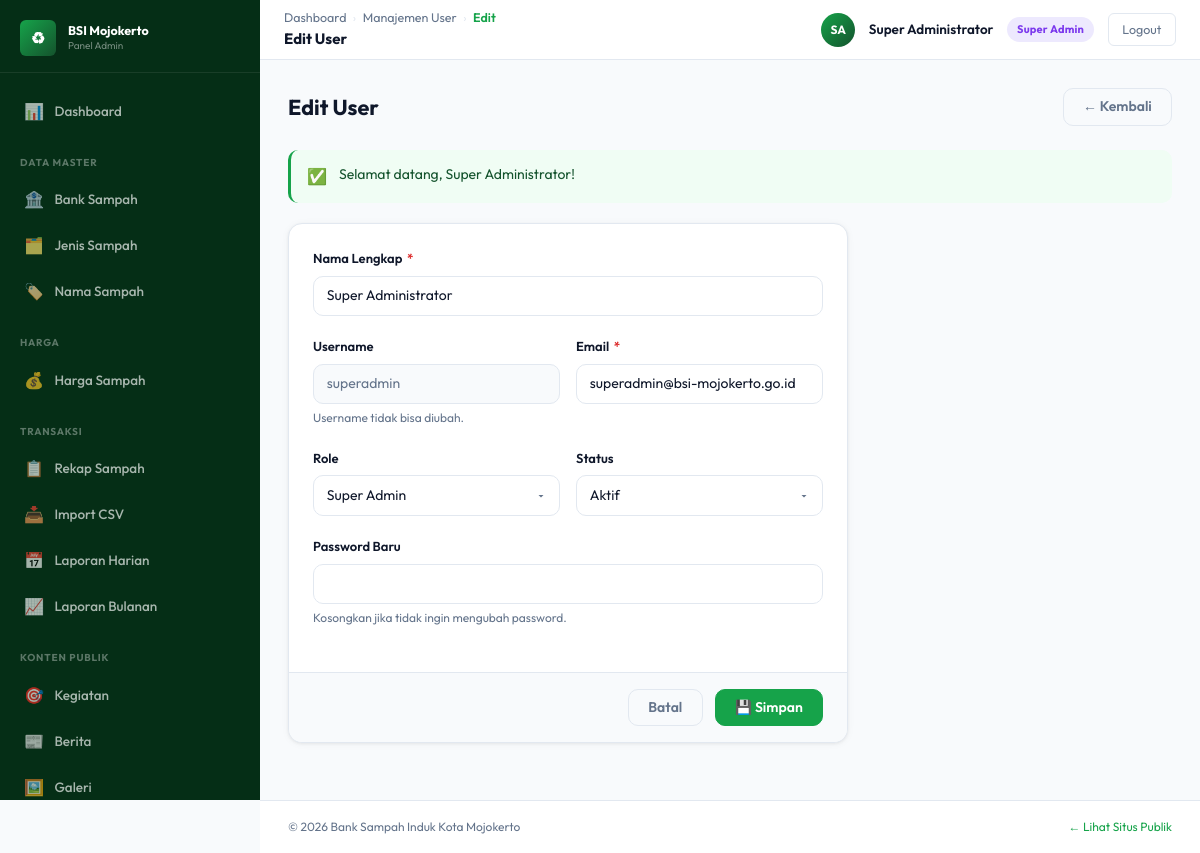
/admin/users/edit.php?id=1 (signed in), run on the app's committed database.
### tables this page shows
CREATE TABLE `users` (
  `id` int UNSIGNED NOT NULL,
  `nama` varchar(100) NOT NULL,
  `username` varchar(50) NOT NULL,
  `email` varchar(100) NOT NULL,
  `password` varchar(255) NOT NULL,
  `role` enum('admin_data','admin_operasional','super_admin') NOT NULL DEFAULT 'admin_data',
  `foto` varchar(255) DEFAULT NULL,
  `dibuat_oleh` int UNSIGNED DEFAULT NULL,
  `aktif` tinyint(1) NOT NULL DEFAULT '1',
  `last_login` timestamp NULL DEFAULT NULL,
  `created_at` timestamp NOT NULL DEFAULT CURRENT_TIMESTAMP,
  `updated_at` timestamp NULL DEFAULT NULL ON UPDATE CURRENT_TIMESTAMP
);

### core/Request.php (called while the page is built, shortened)
<?php
class Request
{
    public static function int(string $key, string $source = 'post', int $default = 0): int
    {
        $raw = $source === 'get' ? ($_GET[$key] ?? null) : ($_POST[$key] ?? null);
        $val = filter_var($raw, FILTER_VALIDATE_INT);
        return $val === false ? $default : (int)$val;
    }
}

### core/Database.php (called while the page is built, shortened)
<?php
class Database
{
    private static ?PDO $instance = null;
    public static function getInstance(): PDO
    {
        if (self::$instance === null) {
            $dsn = sprintf(
                'mysql:host=%s;port=%s;dbname=%s;charset=utf8mb4',
                DB_HOST, DB_PORT, DB_NAME
            );
            self::$instance = new PDO($dsn, DB_USER, DB_PASS, [
                PDO::ATTR_ERRMODE            => PDO::ERRMODE_EXCEPTION,
                PDO::ATTR_DEFAULT_FETCH_MODE => PDO::FETCH_ASSOC,
                PDO::ATTR_EMULATE_PREPARES   => false,
                PDO::MYSQL_ATTR_INIT_COMMAND => "SET NAMES utf8mb4 COLLATE utf8mb4_unicode_ci",
            ]);
        }
        return self::$instance;
    }
    public static function queryOne(string $sql, array $params = []): array|false
    {
        $stmt = self::getInstance()->prepare($sql);
        $stmt->execute($params);
        return $stmt->fetch();
    }
}

### models/UserModel.php (called while the page is built, shortened)
<?php
require_once dirname(__DIR__) . '/config/database.php';
function user_findById(int $id): array|false {
    return Database::queryOne("SELECT * FROM users WHERE id = ? LIMIT 1", [$id]);
}

### admin/users/edit.php (the view, shortened to what this page needs)
<?php
require_once dirname(__DIR__, 2) . '/config/database.php';
require_once dirname(__DIR__, 2) . '/core/Helper.php';
require_once dirname(__DIR__, 2) . '/core/Request.php';
require_once dirname(__DIR__, 2) . '/models/UserModel.php';
$id  = Request::int('id','get');
$row = $id > 0 ? user_findById($id) : false;
require_once dirname(__DIR__, 2) . '/templates/admin/header.php';
require_once dirname(__DIR__, 2) . '/templates/admin/sidebar.php';
require_once dirname(__DIR__, 2) . '/templates/admin/topbar.php';
?>
<div class="page-header"><div><h1 class="page-title">Edit User</h1></div><a href="index.php" class="btn btn-outline">← Kembali</a></div>
<?php require_once dirname(__DIR__, 2) . '/templates/admin/flash.php' ?>
<div class="form-card" style="max-width:560px;">
    <form method="POST" action="proses.php">
        <div class="form-card-body">
            <div class="form-group"><label class="form-label">Nama Lengkap <span class="required">*</span></label><input type="text" name="nama" class="form-control" required maxlength="100" value="<?= e($row['nama']) ?>"></div>
            <div class="form-row">
                <div class="form-group"><label class="form-label">Username</label><input type="text" class="form-control" value="<?= e($row['username']) ?>" disabled><p class="form-hint">Username tidak bisa diubah.</p></div>
                <div class="form-group"><label class="form-label">Email <span class="required">*</span></label><input type="email" name="email" class="form-control" required maxlength="100" value="<?= e($row['email']) ?>"></div>
            </div>
            <div class="form-row">
                <div class="form-group">
                    <label class="form-label">Role</label>
                    <select name="role" class="form-control">
                        <option value="super_admin" <?= $row['role']==='super_admin'?'selected':'' ?>>Super Admin</option>
                    </select>
                </div>
                <div class="form-group">
                    <label class="form-label">Status</label>
                    <select name="aktif" class="form-control">
                        <option value="1" <?= $row['aktif']?'selected':'' ?>>Aktif</option>
                    </select>
                </div>
            </div>
            <div class="form-group">
                <label class="form-label">Password Baru</label>
                <input type="password" name="password" class="form-control" minlength="8" autocomplete="new-password">
                <p class="form-hint">Kosongkan jika tidak ingin mengubah password.</p>
            </div>
        </div>
        <div class="form-card-footer"><a href="index.php" class="btn btn-outline">Batal</a><button type="submit" class="btn btn-primary">💾 Simpan</button></div>
    </form>
</div>
<?php require_once dirname(__DIR__, 2) . '/templates/admin/footer.php' ?>

### assets/css/variables.css (style rules this page uses)
:root { --color-primary: #16a34a; --color-primary-dark: #052e16; --color-primary-mid: #14532d; --color-primary-light: #dcfce7; --color-primary-pale: #f0fdf4; --color-primary-accent: #4ade80; --color-bg: #f8fafc; --color-surface: #ffffff; --color-border: #e2e8f0; --color-border-light: #f1f5f9; --color-text: #0f172a; --color-text-muted: #64748b; --color-text-light: #94a3b8; --color-danger: #dc2626; --color-danger-light: #fee2e2; --color-warning: #d97706; --color-warning-light: #fef3c7; --color-info: #2563eb; --color-info-light: #dbeafe; --color-purple: #7c3aed; --color-purple-light: #ede9fe; --font-display: 'Playfair Display', Georgia, serif; --font-body: 'Outfit', 'Segoe UI', system-ui, sans-serif; --font-mono: 'JetBrains Mono', 'Courier New', monospace; --radius-sm: 6px; --radius: 10px; --radius-md: 14px; --radius-lg: 20px; --radius-xl: 28px; --shadow-sm: 0 1px 3px rgba(0,0,0,.06), 0 1px 8px rgba(0,0,0,.04); --shadow: 0 2px 8px rgba(0,0,0,.08), 0 4px 16px rgba(0,0,0,.06); --shadow-md: 0 4px 24px rgba(0,0,0,.10); --shadow-lg: 0 12px 48px rgba(0,0,0,.14); --sidebar-width: 260px; --topbar-height: 60px; --transition: all 0.18s ease; --transition-fast: all 0.1s ease; }

### assets/css/components.css (style rules this page uses)
.btn { display: inline-flex; align-items: center; gap: 0.4rem; font-family: var(--font-body); font-weight: 600; font-size: 14px; padding: 0.5rem 1.2rem; border-radius: var(--radius); border: 1.5px solid transparent; cursor: pointer; transition: var(--transition); text-decoration: none; white-space: nowrap; user-select: none; line-height: 1.4; }
.btn-primary { background-color: var(--color-primary); color: #ffffff; border-color: var(--color-primary); }
.btn-outline { background-color: transparent; color: var(--color-text-muted); border-color: var(--color-border); }
.form-group { margin-bottom: 1.25rem; }
.form-label { display: block; font-size: 13px; font-weight: 600; color: var(--color-text); margin-bottom: 6px; }
.form-label .required { color: var(--color-danger); margin-left: 2px; }
.form-control { display: block; width: 100%; padding: 0.55rem 0.8rem; border: 1.5px solid var(--color-border); border-radius: var(--radius); font-size: 14px; font-family: var(--font-body); color: var(--color-text); background-color: var(--color-surface); transition: border-color 0.15s, box-shadow 0.15s; line-height: 1.5; }
.form-control::placeholder { color: var(--color-text-light); }
.form-control:disabled, .form-control[readonly] { background-color: var(--color-bg); color: var(--color-text-muted); cursor: not-allowed; }
.form-hint { font-size: 12px; color: var(--color-text-muted); margin-top: 4px; }
select.form-control { background-repeat: no-repeat; background-position: right 0.75rem center; padding-right: 2.25rem; cursor: pointer; }
.form-row { display: grid; grid-template-columns: 1fr 1fr; gap: 1rem; }

### assets/css/admin.css (style rules this page uses)
.admin-body { background-color: var(--color-bg); min-height: 100vh; }
.page-header { display: flex; align-items: center; justify-content: space-between; gap: 1rem; margin-bottom: 1.5rem; flex-wrap: wrap; }
.page-title { font-size: 1.35rem; font-weight: 700; color: var(--color-text); }
.form-card { background: var(--color-surface); border-radius: var(--radius-md); border: 1px solid var(--color-border); box-shadow: var(--shadow-sm); overflow: hidden; }
.form-card-body { padding: 1.5rem; }
.form-card-footer { padding: 1rem 1.5rem; border-top: 1px solid var(--color-border); background-color: var(--color-bg); display: flex; align-items: center; gap: 0.75rem; justify-content: flex-end; }

### data on the page
users: nama "Super Administrator", username "superadmin", email "superadmin@bsi-mojokerto.go.id", role "Super Admin", aktif "Aktif"

### other printed values
$crumb['label'] "Manajemen User"
$crumb['label'] "Edit"
$topbarTitle "Edit User"
$initials "SA"
$userName "Super Administrator"
$d['label'] "Super Admin"
$icon "✅"
$flash['message'] "Selamat datang, Super Administrator!"
APP_NAME "Bank Sampah Induk Kota Mojokerto"
